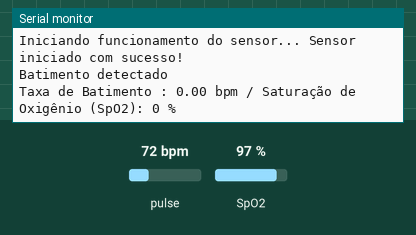
Simulated run of this sketch. Board: ESP32. Shown: the last lines printed to the serial monitor. The test bench sets the inputs (shaded band); at power-on: pulse 72 bpm, SpO2 97 %.

Above: at 1.2 s.
1.3 s: pulse set to 42 bpm
At 2.7 s:
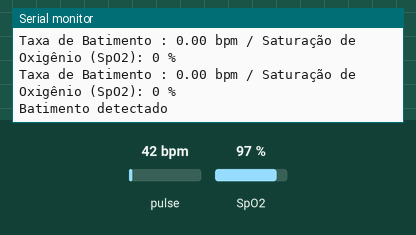
2.8 s: SpO2 set to 80 %
At 3.6 s:
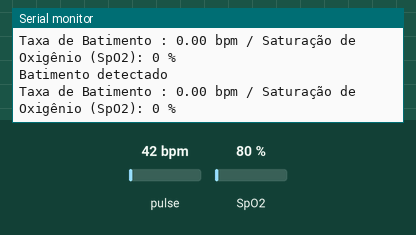
4.3 s: pulse set to 70 bpm
At 7.5 s:
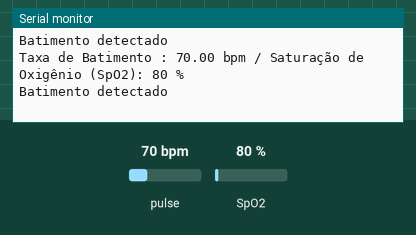
Timing chart, 0 to 9.0 s (numbered marks = the images above; inputs shaded):
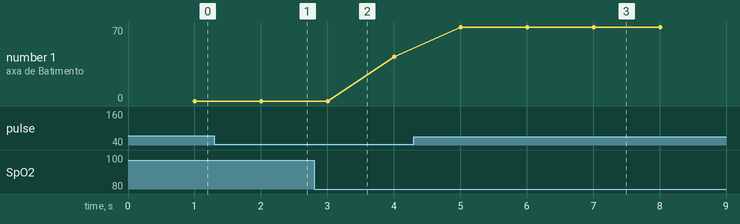

Measured:
- after the input at 4.3 s, the serial monitor: prints a new line after 0.71 s (image 3)
- plotted number 1: 42 → 70 after the input at 4.3 s

The sketch:

sketch_may21a.ino
```cpp
#include <Wire.h>
#include "MAX30100_PulseOximeter.h"

// Pinos I2C padrão do ESP32 (você pode ajustar se necessário)
#define I2C_SDA 21
#define I2C_SCL 22

#define REPORTING_PERIOD_MS 1000

uint32_t tsLastReport = 0;
PulseOximeter pox;

void onBeatDetected() {
  Serial.println("Batimento detectado");
}

void setup() {
  Serial.begin(115200); // Taxa mais alta comum no ESP32

  // Inicializa I2C com pinos definidos
  Wire.begin(I2C_SDA, I2C_SCL);

  Serial.print("Iniciando funcionamento do sensor... ");

  if (!pox.begin()) {
    Serial.println("Falhou na inicialização do sensor!");
    while (1);
  } else {
    Serial.println("Sensor iniciado com sucesso!");
  }

  pox.setIRLedCurrent(MAX30100_LED_CURR_7_6MA);
  pox.setOnBeatDetectedCallback(onBeatDetected);
}

void loop() {
  pox.update();

  if (millis() - tsLastReport > REPORTING_PERIOD_MS) {
    Serial.print("Taxa de Batimento : ");
    Serial.print(pox.getHeartRate());
    Serial.print(" bpm / Saturação de Oxigênio (SpO2): ");
    Serial.print(pox.getSpO2());
    Serial.println(" %");

    tsLastReport = millis();
  }
}
```
